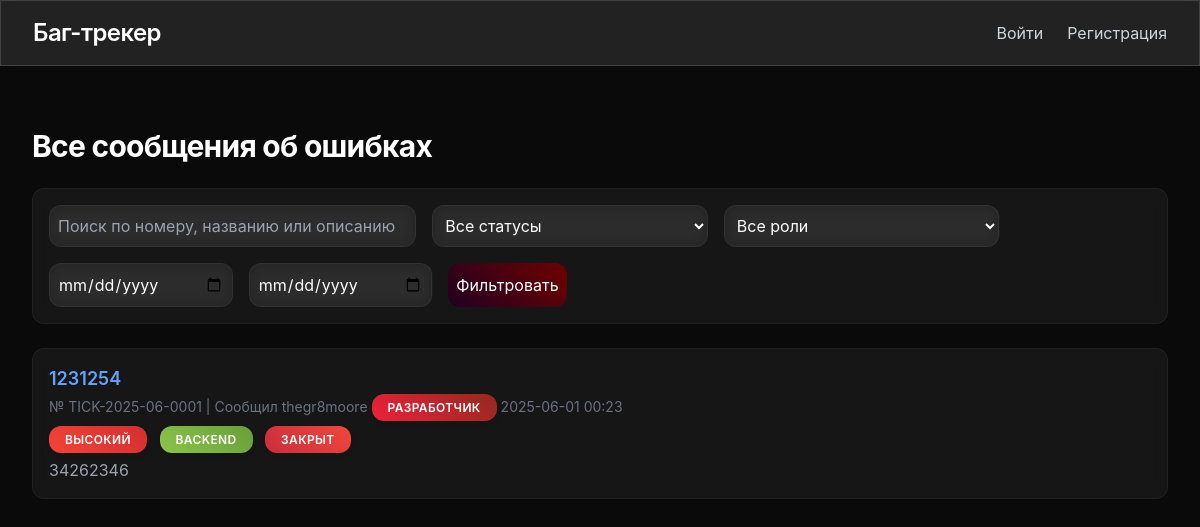
The page /bugs on the database its author committed.
### tables this page shows
CREATE TABLE bug_reports (
            id INTEGER PRIMARY KEY AUTOINCREMENT,
            ticket_number TEXT UNIQUE NOT NULL,
            title TEXT NOT NULL,
            description TEXT NOT NULL,
            steps TEXT NOT NULL,
            status TEXT NOT NULL DEFAULT 'Открыт',
            priority TEXT NOT NULL DEFAULT 'Средний',
            category TEXT NOT NULL DEFAULT 'Общее',
            created_at TIMESTAMP NOT NULL,
            last_updated_at TIMESTAMP,
            last_updated_by INTEGER,
            user_id INTEGER,
            FOREIGN KEY (user_id) REFERENCES users (id),
            FOREIGN KEY (last_updated_by) REFERENCES users (id)
        );

CREATE TABLE users (
            id INTEGER PRIMARY KEY AUTOINCREMENT,
            username TEXT UNIQUE NOT NULL,
            password TEXT NOT NULL,
            role TEXT NOT NULL DEFAULT 'Игрок',
            is_admin BOOLEAN NOT NULL DEFAULT 0
        );

### app.py (the view)
@app.route('/bugs')
def bug_list():
    with sqlite3.connect('bugs.db') as conn:
        conn.row_factory = sqlite3.Row
        c = conn.cursor()
        query = 'SELECT br.*, u.username, u.role FROM bug_reports br JOIN users u ON br.user_id = u.id'
        params = []
        search = request.args.get('search', '')
        status = request.args.get('status', '')
        role = request.args.get('role', '')
        date_from = request.args.get('date_from', '')
        date_to = request.args.get('date_to', '')
        conditions = []
        if search:
            conditions.append("br.title LIKE ? OR br.description LIKE ? OR br.ticket_number LIKE ?")
            params.extend(['%' + search + '%', '%' + search + '%', '%' + search + '%'])
        if status:
            conditions.append("br.status = ?")
            params.append(status)
        if role:
            conditions.append("u.role = ?")
            params.append(role)
        if date_from:
            conditions.append("br.created_at >= ?")
            params.append(date_from + ' 00:00:00')
        if date_to:
            conditions.append("br.created_at <= ?")
            params.append(date_to + ' 23:59:59')
        if conditions:
            query += " WHERE " + " AND ".join(conditions)
        query += " ORDER BY br.created_at DESC"
        c.execute(query, params)
        bugs = c.fetchall()
        bugs = [dict(bug, created_at=datetime.fromisoformat(bug['created_at']), last_updated_at=datetime.fromisoformat(bug['last_updated_at']) if bug['last_updated_at'] else None) for bug in bugs]
    return render_template('bug_list.html', bugs=bugs, search=search, status=status, role=role, date_from=date_from, date_to=date_to)

### templates/bug_list.html (shortened to what this page needs)
{% extends 'base.html' %}
{% block content %}
<div class="mt-12 fade-in">
    <h2 class="text-3xl font-bold tracking-tight mb-6 text-white">Все сообщения об ошибках</h2>
    <div class="mb-6 glass p-4 rounded-xl">
        <form method="GET" class="space-y-4">
            <div class="flex flex-wrap gap-4">
                <input type="text" name="search" placeholder="Поиск по номеру, названию или описанию" value="{{ search }}" class="p-2 glass rounded-xl text-white w-full sm:w-1/3">
                <select name="status" class="p-2 glass rounded-xl text-white w-full sm:w-1/4">
                    <option value="">Все статусы</option>
                </select>
                <select name="role" class="p-2 glass rounded-xl text-white w-full sm:w-1/4">
                    <option value="">Все роли</option>
                </select>
                <input type="date" name="date_from" value="{{ date_from }}" class="p-2 glass rounded-xl text-white w-full sm:w-1/6">
                <input type="date" name="date_to" value="{{ date_to }}" class="p-2 glass rounded-xl text-white w-full sm:w-1/6">
                <button type="submit" class="gradient-button text-white p-2 rounded-xl hover-scale w-full sm:w-auto">Фильтровать</button>
            </div>
        </form>
    </div>
    <div class="space-y-5">
        {% for bug in bugs %}
            <div class="glass p-4 rounded-xl hover:bg-gray-900/20 transition fade-in">
                <h3 class="text-lg font-semibold"><a href="{{ url_for('bug_detail', bug_id=bug.id) }}" class="text-blue-400 hover:text-blue-300 transition">{{ bug.title }}</a></h3>
                <p class="text-gray-500 text-sm mt-1">№ {{ bug.ticket_number }} | Сообщил {{ bug.username }}
                    <span class="role-banner
                        {% if bug.role == 'Разработчик' %}role-developer{% endif %}
                        {% if bug.role == 'Админ' %}role-admin{% endif %}"
                    >{{ bug.role }}</span> {{ bug.created_at.strftime('%Y-%m-%d %H:%M') }}
                </p>
                <div class="mt-2 space-x-2">
                    <span class="role-banner
                        {% if bug.priority == 'Высокий' %}priority-high{% endif %}"
                    >{{ bug.priority }}</span>
                    <span class="role-banner
                        {% if bug.category == 'Backend' %}category-backend{% endif %}
                        {% if bug.category == 'API' %}category-api{% endif %}"
                    >{{ bug.category }}</span>
                    <span class="role-banner
                        {% if bug.status == 'Закрыт' %}status-closed{% endif %}"
                    >{{ bug.status }}</span>
                </div>
                <p class="text-gray-400 mt-2">{{ bug.description | truncate(80) }}</p>
            </div>
        {% endfor %}
    </div>
</div>
{% endblock %}

### templates/base.html (style rules this page uses)
body { font-family: 'SF Pro Display', -apple-system, BlinkMacSystemFont, 'Segoe UI', Roboto, sans-serif; background: #0a0a0a; color: #e0e0e0; overflow-x: hidden; }
.glass { background: rgba(255, 255, 255, 0.05); backdrop-filter: blur(8px); border: 1px solid rgba(255, 255, 255, 0.05); transition: all 0.3s ease; }
.fade-in { animation: fadeIn 0.6s ease-in-out; }
.hover-scale { transition: transform 0.2s ease; }
.gradient-button { background: linear-gradient(45deg, #200122, #6f0000); position: relative; overflow: hidden; }
.gradient-button::before { content: ''; position: absolute; top: 0; left: -100%; width: 100%; height: 100%; background: linear-gradient(45deg, transparent, rgba(255, 255, 255, 0.2), transparent); transition: left 0.4s ease; }
.role-banner { padding: 0.4rem 1rem; border-radius: 0.75rem; font-size: 0.75rem; font-weight: 600; text-transform: uppercase; letter-spacing: 0.03em; box-shadow: 0 2px 4px rgba(0, 0, 0, 0.1); transition: transform 0.2s ease, box-shadow 0.2s ease; }
.role-developer { background: linear-gradient(45deg, #ED213A, #93291E); color: #fff; }
.priority-high { background: linear-gradient(45deg, #F44336, #D32F2F); color: #fff; }
.category-backend { background: linear-gradient(45deg, #8BC34A, #689F38); color: #fff; }
.status-closed { background: linear-gradient(45deg, #cb2d3e, #ef473a); color: #fff; }
select { background: #0a0a0a; color: #e0e0e0; border: 1px solid rgba(255, 255, 255, 0.1); }
select option { background: #0a0a0a; color: #e0e0e0; }

### rows shown on the page
bug_reports: title "1231254", ticket_number "TICK-2025-06-0001", username "thegr8moore", role "РАЗРАБОТЧИК", created_at "2025-06-01 00:23", priority "ВЫСОКИЙ", category "BACKEND", status "ЗАКРЫТ", description "34262346"
